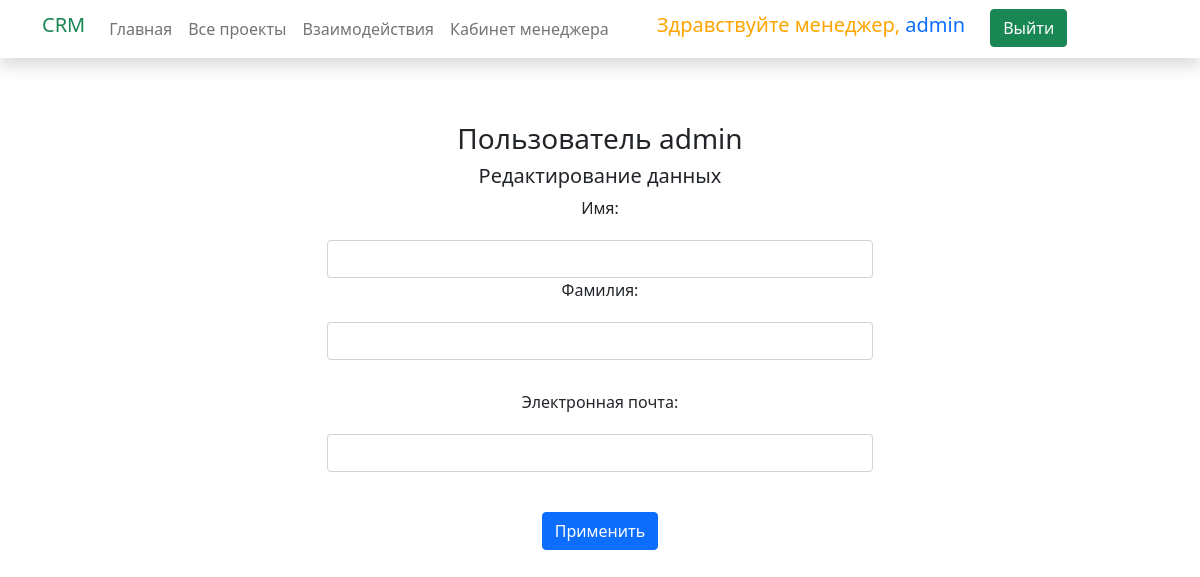
Page /account/update/1/ (signed in) on the earlier database version.
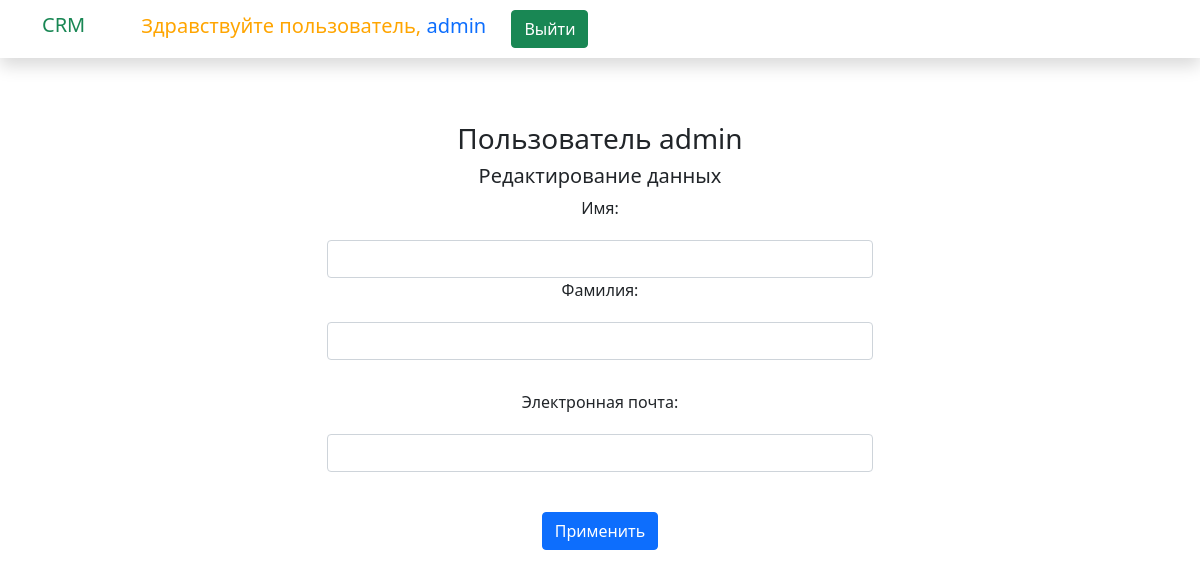
Same page on the later database version.
### account/models.py (models this page shows, shortened)
class Account(AbstractUser):
    photo = models.ImageField(verbose_name="Фото пользователя", upload_to="user_photo/", null=True, blank=True)
    manager_status = models.BooleanField(verbose_name="Менеджер", default=False)

### account/views.py (the view)
# urls.py: path("update/<int:pk>/", views.AccountUpdateView.as_view(), name="update_user"),
class AccountUpdateView(UpdateView):
    model = Account
    template_name = "account/update_user.html"
    form_class = UpdateUserForm
    def get_context_data(self, **kwargs):
        context = super().get_context_data(**kwargs)
        context["check_user"] = self.kwargs.get("pk")
        context["title"] = "Редактирование данных"
        return context

### account/forms.py (shortened to what this page needs)
class UpdateUserForm(forms.ModelForm):
    first_name = forms.CharField(widget=forms.TextInput(attrs={
        "class": "form-control",
        "style": "margin-top: 20px;"
    }))
    last_name = forms.CharField(widget=forms.TextInput(attrs={
        "class": "form-control",
        "style": "margin-top: 20px; margin-bottom: 30px;",
    }))
    email = forms.CharField(widget=forms.EmailInput(attrs={
        "class": "form-control",
        "style": "margin-top: 20px; margin-bottom: 20px;"
    }))
    def __init__(self, *args, **kwargs):
        super().__init__(*args, **kwargs)
        self.fields["first_name"].label = "Имя"
        self.fields["last_name"].label = "Фамилия"
        self.fields["email"].label = "Электронная почта"
    class Meta:
        model = Account
        fields = [
            "first_name",
            "last_name",
            "email",
        ]

### templates/account/update_user.html (shortened to what this page needs)
{% extends "base/base.html" %}
{% block content %}
    {% if request.user.id == check_user %}
        <div class="row text-center pt-3">
            <div class="col-lg-6 m-auto">
                <h3 class="h3">Пользователь {{ request.user.username }}</h3>
                <h5 class="h5">{{ title }}</h5>
                <form method="post">
                    {{ form }}
                    <p><input type="submit" class="btn btn-primary" value="Применить" style="margin-top: 20px"></p>
                </form>
            </div>
        </div>
    {% else %}
        {% include "include/no_access.html" %}
    {% endif %}
{% endblock content %}

### templates/include/navbar.html (shortened to what this page needs)
<nav class="navbar navbar-expand-lg navbar-light shadow">
    <div class="container d-flex justify-content-between align-items-center">
        <a class="navbar-brand text-success logo h1 align-self-center" href="{% url 'mainapp:main_page' %}">CRM</a>
        <div class="align-self-center flex-fill d-lg-flex justify-content-lg-between" id="templatemo_main_nav">
            <div class="">
                <ul class="nav navbar-nav d-flex justify-content-between mx-lg-auto">
                    {% if request.user.is_authenticated and request.user.manager_status %}
                    <li class="nav-item">
                        <a class="nav-link" href="{% url 'mainapp:main_page' %}">Главная</a>
                    </li>
                    <li class="nav-item">
                        <a class="nav-link" href="{% url 'mainapp:projects_page' %}">Все проекты</a>
                    </li>
                    <li class="nav-item">
                        <a class="nav-link" href="{% url 'mainapp:interaction_page' %}">Взаимодействия</a>
                    </li>
                    <li class="nav-item">
                        <a class="nav-link" href="{% url 'mainapp:manager' %}">Кабинет менеджера</a>
                    </li>
                    <li class="nav-item">
                        <span style="font-size:20px; color:orange; margin-left: 40px; margin-right: 20px;">
                            Здравствуйте менеджер,
                            <a href="{% url 'mainapp:manager' %}" style="text-decoration:none;">{{ request.user.username }}</a>
                        </span>
                        <a class="btn btn-success" href="{% url 'account:logout' %}">Выйти</a>
                    </li>
                    {% elif request.user.is_authenticated %}
                        <li class="nav-item">
                            <span style="font-size:20px; color:orange; margin-left: 40px; margin-right: 20px;">
                                Здравствуйте пользователь,
                                <a href="{% url 'mainapp:manager' %}" style="text-decoration:none;">{{ request.user.username }}</a>
                            </span>
                            <a class="btn btn-success" href="{% url 'account:logout' %}">Выйти</a>
                        </li>
                    {% endif %}
                </ul>
            </div>
        </div>
    </div>
</nav>

Differences in the rows shown:
changed Account "admin": password "pbkdf2_sha256$216000$KFfgiu6o3hCW$fRA4v2JPDA/tSGObfyci0kE54AmVGfnb9cPh02qbBF4=" → "pbkdf2_sha256$216000$1Ec3XaSTbfuJ$Q9ugRU/u+S96A8WlPRm3GZsK8yTHo1zRBbBgobLHcMg=" (drawn)
Other differences:
text no longer shown: "Главная Все проекты Взаимодействия Кабинет менеджера Здравствуйте менеджер,"
text now shown: "Здравствуйте пользователь,"
